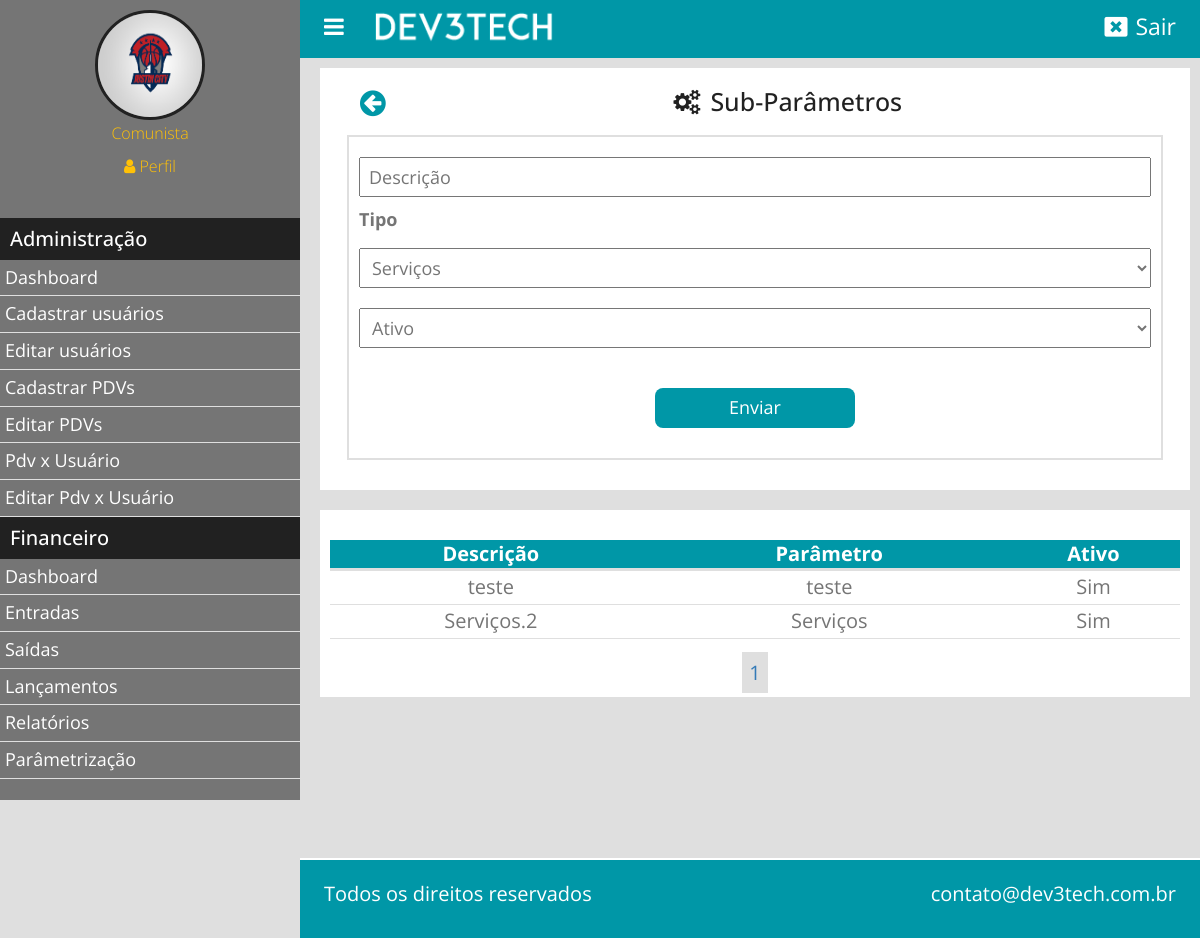
The page /cad_subTipo (signed in) on the database its author committed.
### classes/mysql.php (called while the page is built)
<?php
	class MySql{
		private static $pdo;
		public static function conectarDb(){
			if (self::$pdo == null) {
				try{
					self::$pdo = new PDO('mysql:host='.HOST.';dbname='.DB,USER,PASS, array(PDO::MYSQL_ATTR_INIT_COMMAND => "SET NAMES utf8"));
					self::$pdo->setAttribute(PDO::ATTR_ERRMODE, PDO::ERRMODE_EXCEPTION);
				}catch(Exception $e){
					echo '<script>alert("erro ao conectar ao Banco de dados!")</script>';
				}
			}
			return self::$pdo;
		}
	}
 ?>

### classes/usuario.php (called while the page is built, shortened)
<?php
class Usuario{
		public static function selectAll($tabela,$start = null, $end = null){
			if ($start == null && $end == null)
				$sql = MySql::conectarDb()->prepare("SELECT * FROM `$tabela` ");
			else
				$sql = MySql::conectarDb()->prepare("SELECT * FROM `$tabela` LIMIT $start,$end");
			$sql->execute();
			return $sql->fetchAll();
		}
}
?>

### classes/Financeiro.php (called while the page is built, shortened)
<?php
	class Financeiro
	{
		public static function selectSubParametro($parametro ,$start = null, $end = null){
			$pdv = $_SESSION['pdv'];
			if ($parametro == '') {
				if ($start == null && $end == null)
					$sql = MySql::conectarDb()->prepare("SELECT a.id AS 'id', a.descricao AS 'descricao', b.descricao AS 'parametro', a.ativo AS 'ativo' FROM `tb_fin.sub-parametro` AS a INNER JOIN `tb_fin.parametro` AS b ON a.parametro = b.id WHERE  a.pdv = ? ");
				else
					$sql = MySql::conectarDb()->prepare("SELECT a.id AS 'id', a.descricao AS 'descricao', b.descricao AS 'parametro', a.ativo AS 'ativo' FROM `tb_fin.sub-parametro` AS a INNER JOIN `tb_fin.parametro` AS b ON a.parametro = b.id WHERE  a.pdv = ? LIMIT $start,$end");
				$sql->execute(array( $pdv));
			}
			return $sql->fetchAll();
		}
		}
?>

### pages/cad_subTipo.php (the view, shortened to what this page needs)
<?php
$paginaAtual = isset($_GET['pagina']) ? (int)$_GET['pagina'] : 1;
$porPagina = 10;
$parametro = Financeiro::selectSubParametro( '', ($paginaAtual -1) * $porPagina,$porPagina);
 ?>
<div class="box-content">
	<h2><a href="parametrizacao"><i class="fa fa-arrow-circle-left left"></i></a><i class="fa fa-gears"></i>Sub-Parâmetros</h2>
	<section class="cadastrar">
				<div class="wraper-form">
					<form method="post">
						<input type="text" name="descricao" required placeholder="Descrição"  />
						<div class="wraper-text">
							<label>Tipo</label>
							<select name="tipo" required >
								<?php
							  		$option = Usuario::selectAll('tb_fin.parametro');
							  		foreach ($option as $key => $value) {
							  			$id = $value['id'];
							  			$nome = $value['descricao'];
							  			echo '<option value="'.$id.'">'.$nome.'</option>';
							  		}
							  	?>
							</select>
						</div>
						<select name="ativo"  required>
							<option value="1">Ativo</option>
						</select>
							<div class="wraper-form">
								<input type="submit" name="enviar" value="Enviar" />
							</div>
					</form>
				</div>
		</section>
</div>
<div class="box-content">
		<div class="wraper-table">
				<table>
					<tr>
						<th>Descrição</th>
						<th>Parâmetro</th>
						<th>Ativo</th>
					</tr>
					<?php
						foreach ($parametro as $key => $value) {
							$descricao = $value['descricao'];
							$tipo = $value['parametro'];
							$ativo = $value['ativo'];
							if ($ativo == 1) {
								$ativo = 'Sim';
							}elseif ($ativo == 0) {
								$ativo = 'Não';
							}
							echo "<tr>";
								echo '<td>'.$descricao.'</td>';
								echo '<td>'.$tipo.'</td>';
								echo '<td>'.$ativo.'</td>';
							echo "</tr>";
						}
					  ?>
				</table>
		</div>
		<div class="paginacao">
			<?php
				$totalPagina = ceil(count(Usuario::selectAll('tb_fin.sub-parametro')) / $porPagina);
				for ($i=1; $i <= $totalPagina; $i++) {
					if ($i == $paginaAtual)
						echo '<a href="'.INCLUDE_PATH.'cad-subTipo?pagina='.$i.'" class="pagina-active" >'.$i.'</a>';
					else
					echo '<a href="'.INCLUDE_PATH.'cad-subTipo?pagina='.$i.'" >'.$i.'</a>';
				}
			?>
		</div>
</div>

### css/style.css (style rules this page uses)
body, html { height: 100%; width: 100%; margin: 0; padding: 0; border-box: box-sizing; background-color: #dfdfdf; font-family: "Open Sans", sans-serif; }
.left { float: left; }
.box-content { background-color: white; padding: 10px; margin-bottom: 20px; text-align: center; }
.box-content h2 { font-size: 25px; color: #212121; margin: 10px 0; }
.box-content i { margin-right: 10px; }
.box-content .wraper-form { margin: 20px 2%; }
.box-content .wraper-form .wraper-text { max-width: 800px; margin: 10px auto; }
.box-content .wraper-form label { font-size: 18px; color: #757575; display: block; text-align: left; }
.box-content .wraper-form form { text-align: center; padding: 10px; border: 2px solid #dfdfdf; }
.box-content .wraper-form input[type="text"], .box-content .wraper-form input[type="list"], .box-content .wraper-form input[type="password"], .box-content .wraper-form select, .box-content .wraper-form input[type="file"], .box-content .wraper-form input[type="date"], .box-content .wraper-form #input, .box-content .wraper-form input[type="number"] { width: 100%; height: 40px; max-width: 800px; border-bottom: 1 solid #dfdfdf; outline: none; padding-left: 8px; font-size: 18px; color: #757575; max-width: 800px; margin-top: 10px; display: inline-block; }
.box-content .wraper-form input[type="submit"] { width: 200px; height: 40px; background-color: #0097A7; border: 0; border-radius: 8px; margin-top: 20px; font-size: 18px; color: #FFFFFF; }
section.cadastrar { width: 100%; }
.wraper-table { overflow-x: auto; }
table { width: 100%; margin: 20px auto; max-width: 1280px; }
table th { font-weight: bold; font-size: 20px; color: #FFFFFF; border-bottom: 3px solid #dfdfdf; background-color: #0097A7; text-align: center; }
table td { font-size: 20px; color: #757575; padding: 2px; border-bottom: 1px solid #dfdfdf; }
.paginacao a { padding: 5px; border: 2px solid #dfdfdf; margin: 0 5px; font-size: 20px; }
.pagina-active { background-color: #dfdfdf; }
.fa-arrow-circle-left { padding-left: 30px; font-size: 30px; color: #0097A7; }

### rows shown on the page
tb_fin.sub-parametro: descricao "teste", tb_fin.parametro.descricao "teste", ativo "Sim"
tb_fin.sub-parametro: descricao "Serviços.2", tb_fin.parametro.descricao "Serviços", ativo "Sim"

### other values the page prints
$_SESSION['nome'] "Comunista"
form field tipo "Serviços"
